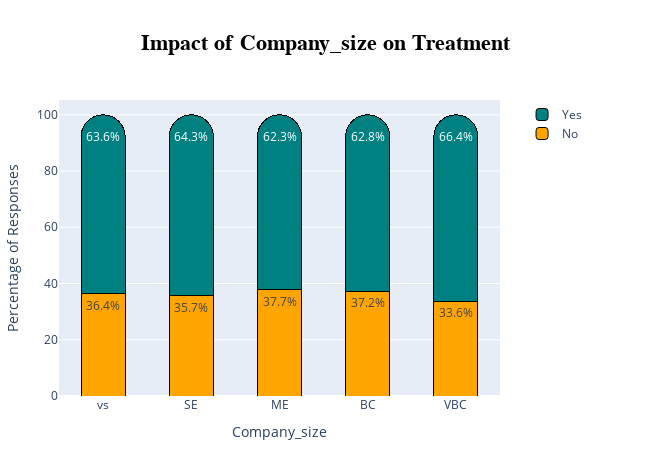

This figure's notebook cell:
### Code cell
# Treatment vs company_size
fig_company_size = plot_rounded_bar(df_clean, "company_size")
fig_company_size.show()

### Figure 1 — Plotly figure (JSON) as saved in the notebook; plotly's stock layout.template omitted (floating-point values rounded to 4 significant figures)
{"data": [{"marker": {"color": "orange", "cornerradius": "50%", "line": {"color": "black", "width": 1}}, "name": "No", "text": ["36.4%", "35.7%", "37.7%", "37.2%", "33.6%"], "textposition": "inside", "type": "bar", "width": 0.5, "x": ["vs", "SE", "ME", "BC", "VBC"], "y": [36.43, 35.71, 37.71, 37.21, 33.64]}, {"marker": {"color": "teal", "cornerradius": "50%", "line": {"color": "black", "width": 1}}, "name": "Yes", "text": ["63.6%", "64.3%", "62.3%", "62.8%", "66.4%"], "textposition": "inside", "type": "bar", "width": 0.5, "x": ["vs", "SE", "ME", "BC", "VBC"], "y": [63.57, 64.29, 62.29, 62.79, 66.36]}], "layout": {"autosize": false, "barmode": "stack", "height": 450, "legend": {"orientation": "v", "x": 1.05, "xanchor": "left", "y": 1, "yanchor": "top"}, "margin": {"b": 50, "l": 50, "r": 150, "t": 100}, "title": {"font": {"color": "black", "family": "Arial", "size": 22}, "text": "<b>Impact of Company_size on Treatment</b>", "x": 0.5, "xanchor": "center"}, "width": 650, "xaxis": {"title": {"text": "Company_size"}}, "yaxis": {"title": {"text": "Percentage of Responses"}}}}
